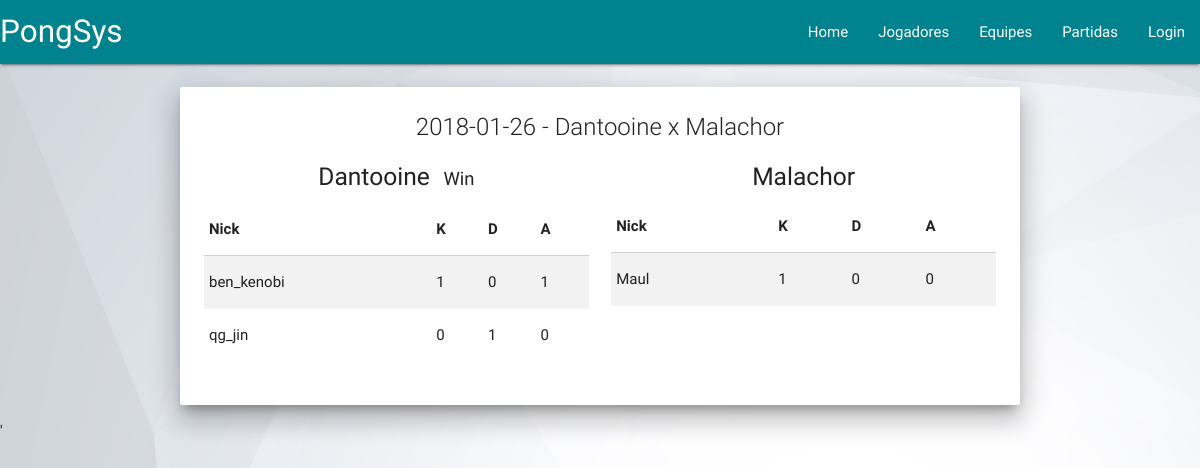
/view/visualizarPartida.php?id=2, run on the app's committed database.
### tables this page shows
CREATE TABLE `Partida` (
  `idPartida` int(11) NOT NULL,
  `equipe1` int(11) NOT NULL,
  `equipe2` int(11) NOT NULL,
  `data` date NOT NULL,
  `estado` int(11) NOT NULL,
  `resultado` varchar(45) NOT NULL
);

CREATE TABLE `Equipe` (
  `idEquipe` int(11) NOT NULL,
  `nomeEquipe` varchar(45) NOT NULL
);

CREATE TABLE `Desempenho` (
  `idPartida` int(11) NOT NULL,
  `email_jogador` varchar(45) NOT NULL,
  `eliminações` int(11) NOT NULL,
  `mortes` int(11) NOT NULL,
  `assistencias` int(11) NOT NULL
);

CREATE TABLE `Jogador` (
  `email` varchar(45) NOT NULL,
  `idEquipe` int(11) NOT NULL,
  `nickname` varchar(45) NOT NULL,
  `nome` varchar(45) NOT NULL,
  `senha` varchar(45) NOT NULL
);

### persistence/conexao.php (called while the page is built, shortened)
<?php
  class Conexao{
    var $link;
    function Conexao() {
      $this->servidor = 'localhost';
      $this->usuario = 'PongSys';
      $this->senha = '3emM7yM1T0lW9qZK';
      $this->bd = 'PongSys';
      $this->link = mysqli_connect($this->servidor,
              $this->usuario,$this->senha,$this->bd);
    }
    function getLink(){
      return $this->link;
    }
  }
?>

### persistence/partidaDAO.php (called while the page is built, shortened)
<?php
  require_once('../model/partida.php');
  class PartidaDAO {
    function consultarPartidaPorId($id, $link) {
      $SQL = "SELECT * FROM Partida WHERE idPartida=".$id.";";
      $retorno = mysqli_query($link, $SQL);
      if(mysqli_num_rows($retorno) > 0) {
        $ret = $retorno->fetch_all();
        foreach($ret as $l) {
          $partida = new Partida($l[1], $l[2], $l[3], $l[4], $l[5], $l[0]);
          return $partida;
        }
      }
      return null;
    }
  }
?>

### model/partida.php (called while the page is built, shortened)
<?php
  class Partida{
    private $equipe1;
    private $equipe2;
    private $data;
    private $estado;
    private $resultado;
    function __construct($equipe1, $equipe2, $data, $estado, $resultado, $idPartida){
      $this->equipe1 = $equipe1;
      $this->equipe2 = $equipe2;
      $this->data = $data;
      $this->estado = $estado;
      $this->resultado = $resultado;
    }
    public function getEquipe1(){
      return $this->equipe1;
    }
    public function getEquipe2(){
      return $this->equipe2;
    }
    public function getData(){
      return $this->data;
    }
    public function getEstado(){
      return $this->estado;
    }
    public function getResultado(){
      return $this->resultado;
    }
  }
?>

### persistence/equipeDAO.php (called while the page is built, shortened)
<?php
  require_once('../model/equipe.php');
  class EquipeDAO{
    function buscarEquipe($idEquipe, $link){
      $SQL = "SELECT * FROM Equipe WHERE idEquipe = ".$idEquipe.";";
      $retorno = mysqli_query($link, $SQL);
      if(mysqli_num_rows($retorno) > 0){
        $ret = $retorno->fetch_all();
        foreach($ret as $linha){
          $resultado = new Equipe($linha[1],$linha[0]);
          return $resultado;
        }
      }
      return null;
    }
  }
?>

### model/equipe.php (called while the page is built, shortened)
<?php
  require_once("jogador.php");
  class Equipe{
    private $nomeEquipe;
    private $idEquipe;
    function __construct($nomeEquipe, $idEquipe){
      $this->nomeEquipe = $nomeEquipe;
      $this->idEquipe = $idEquipe;
    }
    public function getNome(){
      return $this->nomeEquipe;
    }
    public function getIdEquipe() {
      return $this->idEquipe;
    }
  }
?>

### persistence/desempenhoDAO.php (called while the page is built, shortened)
<?php
require_once('../model/desempenho.php');
class DesempenhoDAO {
  function consultarDesempenhosPorIDPartidaDaEquipe($id, $equipeID, $link) {
    $SQL = "SELECT *
            FROM Jogador as J, Desempenho as D WHERE J.idEquipe=".$equipeID." and
            D.email_jogador = J.email and D.idPartida =".$id.";";
    $retorno = mysqli_query($link, $SQL);
    if(mysqli_num_rows($retorno) > 0) {
      $ret = $retorno->fetch_all();
      $desempenho = array();
      foreach($ret as $l) {
        $desempenho[] = new Desempenho($l[6], $l[5], $l[7], $l[8], $l[9]);
      }
      return $desempenho;
    }
    return null;
  }
}
?>

### model/desempenho.php (called while the page is built, shortened)
<?php
  class Desempenho{
    private $email;
    private $eliminacoes;
    private $mortes;
    private $assistencias;
    function __construct($email, $idPartida, $eliminacoes, $mortes, $assistencias){
      $this->email = $email;
      $this->eliminacoes = $eliminacoes;
      $this->mortes = $mortes;
      $this->assistencias = $assistencias;
    }
    public function getIdJogador(){
      return $this->email;
    }
    public function getEliminacoes(){
      return $this->eliminacoes;
    }
    public function getMortes(){
      return $this->mortes;
    }
    public function getAssistencias(){
      return $this->assistencias;
    }
  }
?>

### persistence/jogadorDAO.php (called while the page is built, shortened)
<?php
  require_once('../model/jogador.php');
  class JogadorDAO{
    function consultarJogadorPorEmail($email, $link){
      $SQL = "SELECT * FROM Jogador WHERE email ='$email';";
      $retorno = mysqli_query($link, $SQL);
      if(mysqli_num_rows($retorno) > 0){
        $ret = $retorno->fetch_all();
        foreach($ret as $linha){
          $resultado = new Jogador($linha[0],$linha[1],$linha[2],$linha[3],$linha[4]);
          return $resultado;
        }
      }
      return null;
    }
  }
?>

### model/jogador.php (called while the page is built, shortened)
<?php
  class Jogador{
    private $nickname;
    function __construct($email, $idEquipe, $nickname, $nome, $senha){
      $this->nickname = $nickname;
    }
    public function getNickname(){
      return $this->nickname;
    }
  }
?>

### view/visualizarPartida.php (the view, shortened to what this page needs)
<!DOCTYPE html>
<html>
<head>
  <link type="text/css" rel="stylesheet" href="css/materialize.min.css"  media="screen,projection" />
  <link rel="stylesheet" href="./style.css" />
</head>
<body>
  <nav>
    <div class="nav-wrapper">
      <a href="#" class="brand-logo">PongSys</a>
      <ul id="nav-mobile" class="right hide-on-med-and-down">
        <li><a href="../view">Home</a></li>
        <li><a href="../view/listarJogadores.php">Jogadores</a></li>
        <li><a href="../view/listarEquipes.php">Equipes</a></li>
        <li><a href="../view/listarPartidas.php">Partidas</a></li>
        <?php
          require_once("../persistence/jogadorDAO.php");
          require_once("../persistence/conexao.php");
          if(array_key_exists('adm',$_SESSION)){
            if($_SESSION["adm"] != null){
              echo "<li><a>Bem-vindo, Organizador</a></li>";
              echo "<li><a href='../control/logoff.php'>Logoff</a></li>";
            }
          }
          else{
            if(array_key_exists('user',$_SESSION)){
              $conexao = new Conexao();
              $jogadorDAO = new JogadorDAO();
              $usuario = $jogadorDAO->consultarJogadorPorEmail($_SESSION['user'], $conexao->getLink());
              if($usuario != null){
                echo "<li><a>Bem-vindo, ".$usuario->getNome()."</a></li>";
                echo "<li><a href='../control/logoff.php'>Logoff</a></li>";
              }
              else{
                echo "<li><a href='login.html'>Login</a></li>";
              }
            }
            else{
              echo "<li><a href='login.html'>Login</a></li>";
            }
          }
        ?>
      </ul>
    </div>
  </nav>
  <?php
    require_once("../persistence/conexao.php");
    require_once("../persistence/partidaDAO.php");
    require_once("../persistence/equipeDAO.php");
    require_once("../persistence/desempenhoDAO.php");
    require_once("../persistence/jogadorDAO.php");
    $partidaID = $_GET["id"];
    $c = new Conexao();
    $p = new PartidaDAO();
    $e = new EquipeDAO();
    $d = new DesempenhoDAO();
    $j = new JogadorDAO();
    $partida = $p->consultarPartidaPorId($partidaID, $c->getLink());
    $e1 = $e->buscarEquipe($partida->getEquipe1(), $c->getLink());
    $e2 = $e->buscarEquipe($partida->getEquipe2(), $c->getLink());
    $d1 = $d->consultarDesempenhosPorIDPartidaDaEquipe($partidaID, $e1->getIdEquipe(), $c->getLink());
    $d2 = $d->consultarDesempenhosPorIDPartidaDaEquipe($partidaID, $e2->getIdEquipe(), $c->getLink());
  ?>
  <div class="container center-align">
    <div class="card z-depth-5">
      <div class="card-content">
        <span class="card-title">
          <?php echo $partida->getData()." - ".$e1->getNome()." x ".$e2->getNome() ?>
        </span>
        <div class="row">
          <div class="col m6">
            <h5>
              <?php
                echo $e1->getNome();
                if($partida->getResultado() == 1 && $partida->getEstado() == 2) {
                  echo "<small>&nbsp;&nbsp;&nbsp;Win</small>";
                }
              ?>
            </h5>
            <table class="striped responsive-table">
              <thead>
                <tr>
                  <th>Nick</th>
                  <th>K</th>
                  <th>D</th>
                  <th>A</th>
                </tr>
              </thead>
              <tbody>
                <?php
                  if($d1 != null) {
                    foreach ($d1 as $ds) {
                      $jogador = $j->consultarJogadorPorEmail($ds->getIdJogador(), $c->getLink());
                      echo "<tr>";
                      echo "<td><a href='visualizarJogador.php?nick=".$jogador->getNickname()."'></a>".$jogador->getNickname()."</td>";
                      echo "<td>".$ds->getEliminacoes()."</td>";
                      echo "<td>".$ds->getMortes()."</td>";
                      echo "<td>".$ds->getAssistencias()."</td>";
                      echo "</tr>";
                    }
                  }
                ?>
              </tbody>
            </table>
          </div>
          <div class="col m6">
            <h5>
              <?php
                echo $e2->getNome();
              ?>
            </h5>
            <table class="striped responsive-table">
              <thead>
                <tr>
                  <th>Nick</th>
                  <th>K</th>
                  <th>D</th>
                  <th>A</th>
                </tr>
              </thead>
              <tbody>
                <?php
                  if($d2 != null) {
                    foreach ($d2 as $ds) {
                      $jogador = $j->consultarJogadorPorEmail($ds->getIdJogador(), $c->getLink());
                      echo "<tr>";
                      echo "<td><a href='visualizarJogador.php?nick=".$jogador->getNickname()."'></a>".$jogador->getNickname()."</td>";
                      echo "<td>".$ds->getEliminacoes()."</td>";
                      echo "<td>".$ds->getMortes()."</td>";
                      echo "<td>".$ds->getAssistencias()."</td>";
                      echo "</tr>";
                    }
                  }
                ?>
              </tbody>
            </table>
          </div>
        </div>
      </div>
    </div>
  </div>
'  <script type="text/javascript" src="js/jquery-3.2.1.min.js"></script>
</body>
</html>

### view/style.css (style rules this page uses)
a { color: inherit; }
nav { margin-bottom: 20px; }
body { background-image: url('img/back.jpg'); background-size: cover; }
.container { margin-top: 1.5em; }
.nav-wrapper { background-color: #00838f; }

### data on the page
partida: data "2018-01-26"
equipe: nomeEquipe "Dantooine"
equipe: nomeEquipe "Malachor"
desempenho: email_jogador.nickname "ben_kenobi", eliminações "1", mortes "0", assistencias "1"
desempenho: email_jogador.nickname "qg_jin", eliminações "0", mortes "1", assistencias "0"
desempenho: email_jogador.nickname "Maul", eliminações "1", mortes "0", assistencias "0"
